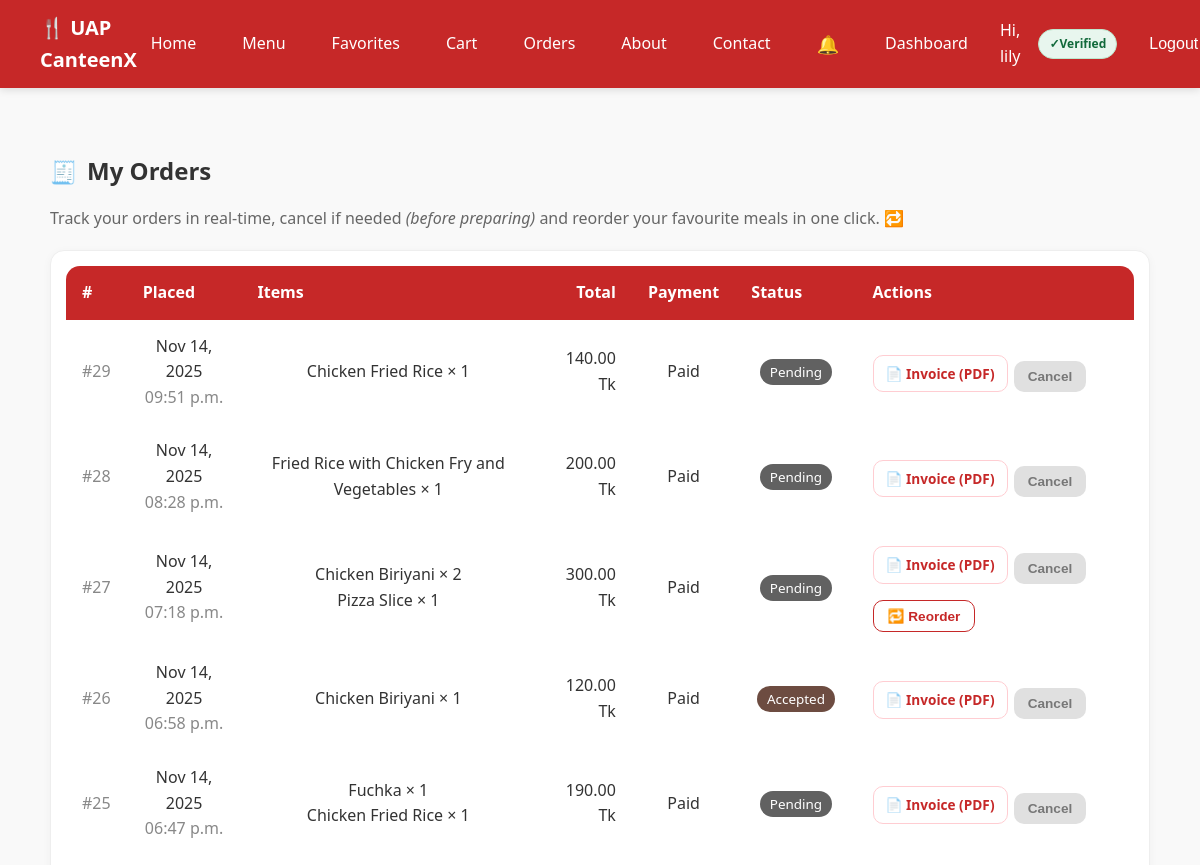
Before: /orders/ (signed in, upper part) with the older database file.
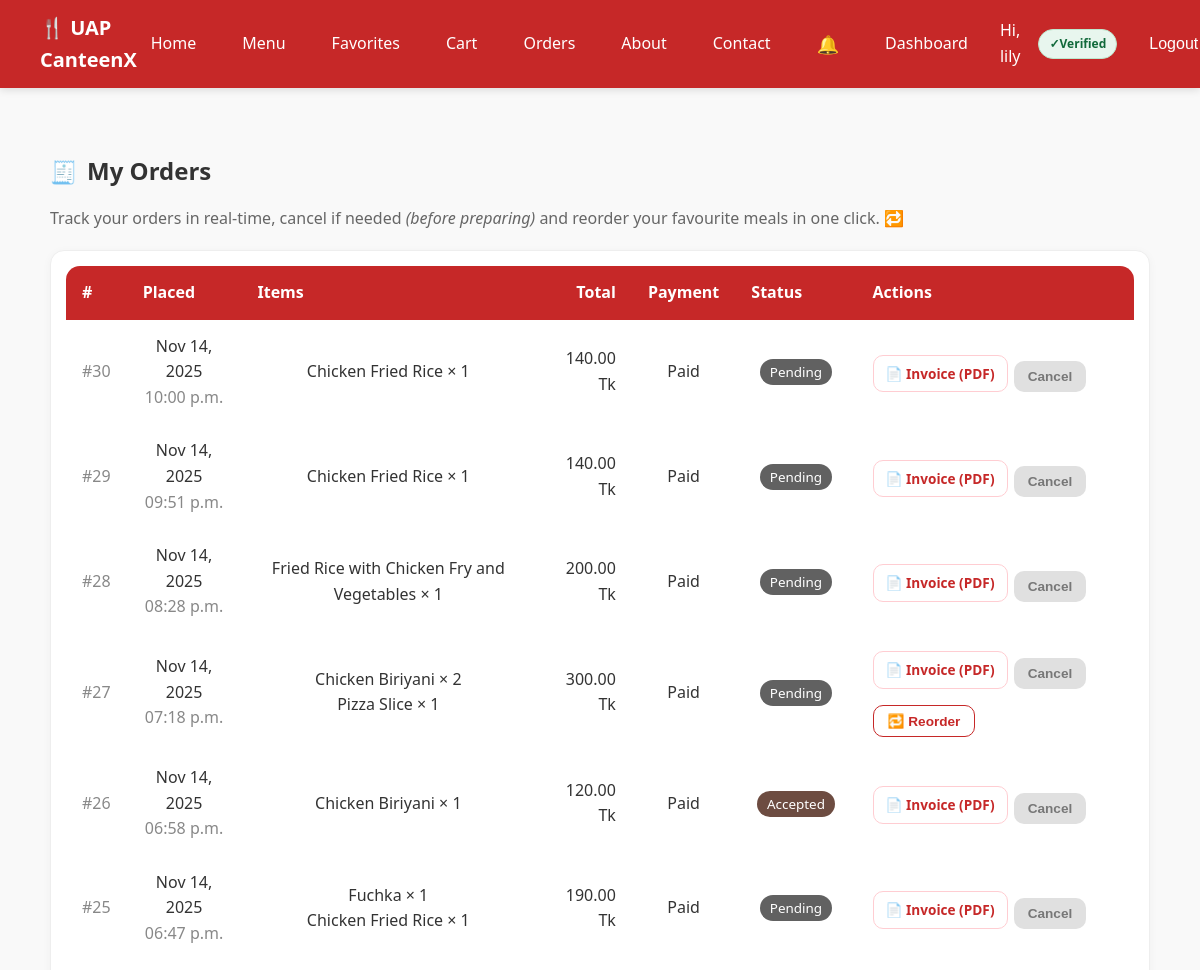
After: the same page with the newer database file.
### my_canteen/models.py (models this page shows, shortened)
class Order(models.Model):
    STATUS_CHOICES = [
        ('pending', 'Pending'),
        ('accepted', 'Accepted'),
        ('preparing', 'Preparing'),
        ('ready', 'Ready'),
        ('delivered', 'Delivered'),
        ('completed', 'Completed'),
        ('cancelled', 'Cancelled'),
    ]
    PAYMENT_STATUS_CHOICES = [('unpaid', 'Unpaid'), ('paid', 'Paid')]
    PAYMENT_METHOD_CHOICES = [
        ('cash', 'Cash'),
        ('mock_card', 'Mock Card'),
        ('stripe', 'Stripe'),
        ('sslcommerz', 'SSLCommerz'),
    ]
    user = models.ForeignKey(User, on_delete=models.CASCADE)
    total_price = models.DecimalField(max_digits=8, decimal_places=2)
    address = models.CharField(max_length=255)
    status = models.CharField(max_length=20, choices=STATUS_CHOICES, default='pending')
    payment_status = models.CharField(max_length=10, choices=PAYMENT_STATUS_CHOICES, default='unpaid')
    payment_method = models.CharField(max_length=10, choices=PAYMENT_METHOD_CHOICES, default='cash')
    created_at = models.DateTimeField(auto_now_add=True)

class OrderItem(models.Model):
    order = models.ForeignKey(Order, on_delete=models.CASCADE)
    item = models.ForeignKey(MenuItem, on_delete=models.CASCADE)
    quantity = models.PositiveIntegerField(default=1)
    unit_price = models.DecimalField(max_digits=6, decimal_places=2)

class MenuItem(models.Model):
    name = models.CharField(max_length=100)
    description = models.TextField(blank=True)
    price = models.DecimalField(max_digits=6, decimal_places=2)
    stock = models.PositiveIntegerField(default=0)
    image = models.ImageField(upload_to='menu/', blank=True, null=True)
    category = models.ForeignKey(Category, on_delete=models.CASCADE, null=True)
    is_active = models.BooleanField(default=True)
    is_popular = models.BooleanField(default=False)
    rating_avg = models.FloatField(default=0)
    rating_count = models.PositiveIntegerField(default=0)

### my_canteen/views.py (the view)
# urls.py: path('orders/', views.orders_page, name='orders'),
@login_required
def orders_page(request):
    profile = UserProfile.objects.select_related("user").get(user=request.user)
    role = get_role(request.user)
    if role in ["vendor", "admin"]:
        orders = Order.objects.all().order_by("-created_at")
    elif role == "staff":
        orders = Order.objects.filter(
            status__in=["accepted", "preparing"]
        ).order_by("-created_at")
    else:
        orders = Order.objects.filter(user=request.user).order_by("-created_at")
    cancelable_ids = {o.id for o in orders if can_user_cancel(o, request.user)}
    return render(
        request,
        "my_canteen/orders.html",
        {"orders": orders, "profile": profile, "cancelable_ids": cancelable_ids},
    )

### my_canteen/context_processors.py (called while the page is built)
def favorites_processor(request):
    if request.user.is_authenticated:
        fav_ids = Favorite.objects.filter(user=request.user).values_list('item_id', flat=True)
        return {"favorite_items": set(fav_ids)}
    return {"favorite_items": set()}

def cart_count(request):
    cart = request.session.get("cart", {})
    return {"cart_count": sum(cart.values())}

def notifications_context(request):
    if request.user.is_authenticated:
        unread_count = Notification.objects.filter(user=request.user, is_read=False).count()
    else:
        unread_count = 0
    return {
        "unread_notifications": unread_count
    }

### my_canteen/views.py (called while the page is built)
def get_role(user):
    try:
        return user.userprofile.role
    except UserProfile.DoesNotExist:
        return "guest"

def can_user_cancel(order, user) -> bool:
    role = get_role(user)
    if role not in {"student", "faculty", "guest"}:
        return False
    if order.user_id != user.id:
        return False
    return order.status in {"pending", "accepted"}

### my_canteen/templates/my_canteen/orders.html (shortened to what the changed rows need)
{% extends "my_canteen/base.html" %}
{% load static %}
{% block content %}
<section class="container" style="max-width: 1100px;">
  <div class="page-title" style="display:flex;align-items:center;gap:.6rem;margin:24px 0 12px;">
    <h2 style="margin:0;">My Orders</h2>
  </div>
  <div class="card" style="background:#fff;border:1px solid #eee;border-radius:14px;box-shadow:0 2px 10px rgba(0,0,0,.04);">
    <div class="table-wrap" style="overflow-x:auto;">
      <table style="width:100%;border-collapse:separate;border-spacing:0;">
        <thead style="background:#c62828;color:#fff;">
          <tr>
            <th style="padding:14px 16px;font-weight:600;text-align:left;border-top-left-radius:14px;">#</th>
            <th style="padding:14px 16px;font-weight:600;text-align:left;">Placed</th>
            <th style="padding:14px 16px;font-weight:600;text-align:left;">Items</th>
            <th style="padding:14px 16px;font-weight:600;text-align:right;">Total</th>
            <th style="padding:14px 16px;font-weight:600;text-align:left;">Payment</th>
            <th style="padding:14px 16px;font-weight:600;text-align:left;">Status</th>
            <th style="padding:14px 16px;font-weight:600;text-align:left;border-top-right-radius:14px;">Actions</th>
          </tr>
        </thead>
        <tbody>
          {% for order in orders %}
          <tr style="border-bottom:1px solid #f0f0f0;">
            <td style="padding:14px 16px;color:#888;">#{{ order.id }}</td>
            <td style="padding:14px 16px;">
              {{ order.created_at|date:"M d, Y" }}<br>
              <span style="color:#888;">{{ order.created_at|date:"h:i a" }}</span>
            </td>
            <td style="padding:14px 16px;">
              {% for oi in order.orderitem_set.all %}
                {{ oi.item.name }} × {{ oi.quantity }}<br>
              {% endfor %}
            </td>
            <td style="padding:14px 16px;text-align:right;">
              {{ order.total_price }} Tk
            </td>
            <td style="padding:14px 16px;">
              {{ order.payment_status|title }}
            </td>
            <td style="padding:14px 16px;">
              {% if order.status == 'completed' %}
                <span style="background:#2e7d32;color:#fff;padding:4px 10px;border-radius:999px;font-size:.84rem;">Completed</span>
              {% elif order.status == 'cancelled' %}
                <span style="background:#ef5350;color:#fff;padding:4px 10px;border-radius:999px;font-size:.84rem;">Cancelled</span>
              {% elif order.status == 'ready' %}
                <span style="background:#0288d1;color:#fff;padding:4px 10px;border-radius:999px;font-size:.84rem;">Ready</span>
              {% elif order.status == 'preparing' %}
                <span style="background:#f57c00;color:#fff;padding:4px 10px;border-radius:999px;font-size:.84rem;">Preparing</span>
              {% elif order.status == 'accepted' %}
                <span style="background:#6d4c41;color:#fff;padding:4px 10px;border-radius:999px;font-size:.84rem;">Accepted</span>
              {% else %}
                <span style="background:#616161;color:#fff;padding:4px 10px;border-radius:999px;font-size:.84rem;">Pending</span>
              {% endif %}
            </td>
            <td style="padding:14px 16px;">
              <div style="display:flex;flex-wrap:wrap;gap:6px;">
                <a href="{% url 'order_invoice_pdf' order.id %}"
                   class="btn"
                   style="background:#ffffff;color:#c62828;border:1px solid #ffcdd2;border-radius:10px;padding:7px 12px;font-size:.85rem;">
                  📄 Invoice (PDF)
                </a>
                {% if order.id in cancelable_ids %}
                  <form action="{% url 'user_order_cancel' order.id %}" method="post" style="display:inline;">
                    {% csrf_token %}
                    <button type="submit"
                            style="background:#d32f2f;color:#fff;border:none;border-radius:10px;padding:8px 14px;cursor:pointer;font-size:.85rem;">
                      Cancel
                    </button>
                  </form>
                {% else %}
                  <button type="button" disabled
                          title="You can cancel before preparing only"
                          style="background:#e0e0e0;color:#777;border:none;border-radius:10px;padding:8px 14px;font-size:.85rem;">
                    Cancel
                  </button>
                {% endif %}
                {% if order.status == "delivered" or order.status == "completed" %}
                  <form action="{% url 'reorder_order' order.id %}"
                        method="post"
                        style="display:inline;">
                    <button type="submit"
                            style="background:#ffffff;border:1px solid #c62828;color:#c62828;border-radius:10px;padding:7px 14px;cursor:pointer;font-size:.85rem;">
                      🔁 Reorder
                    </button>
                  </form>
                {% endif %}
              </div>
            </td>
          </tr>
          {% empty %}
          <tr>
            <td colspan="7" style="padding:28px;text-align:center;color:#777;">
              No orders yet.
            </td>
          </tr>
          {% endfor %}
        </tbody>
      </table>
    </div>
  </div>
</section>
{% endblock %}

Changed rows visible on the page:
added Order: id "30", created_at "Nov 14, 2025", created_at "10:00 p.m.", total_price "140.00", payment_status "Paid", status "Pending", shows "Cancel"
added OrderItem: item.name "Chicken Fried Rice", quantity "1", shown under "30"
